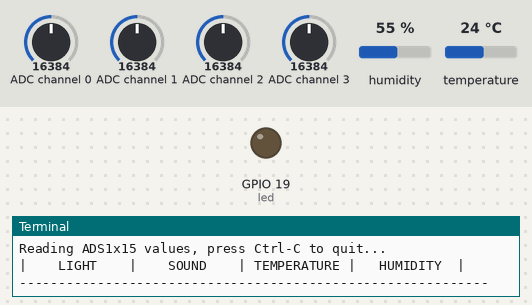
The program below on a simulated Raspberry Pi (BCM pin numbers). Parts: output pins drawn as LEDs (lit = HIGH), the last lines printed to the terminal. The inputs (shaded band) are chosen by the test bench; at power-on: ADC channel 0 = 16384, ADC channel 1 = 16384, ADC channel 2 = 16384, ADC channel 3 = 16384, humidity 55 %, temperature 24 °C (analog values on the 0–32767 scale). Databases and web services accept everything at once and return nothing.

Above: at 0.8 s.
At 16.9 s:
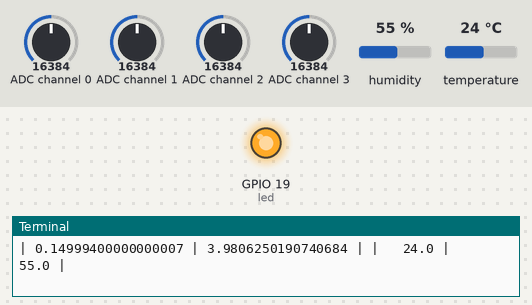
Timing chart, 0 to 20.8 s (numbered marks = the images above):
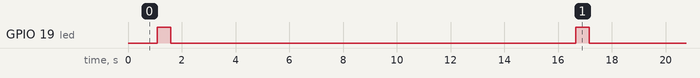

The program:

analog.py
```python
import time
#thingspeak.com api
import thingspeak
#dht heat/humidity sensor
import Adafruit_DHT
# Import the ADS1x15 module.
import Adafruit_ADS1x15
import math
from gpiozero import LED
ch = thingspeak.Channel(id=727460, write_key='HM0PNUXWAKN9MN8U')
led = LED(19)
GAIN = 1

# Cria uma instancia do ads 1115.
adc = Adafruit_ADS1x15.ADS1115()
sensor = Adafruit_DHT.DHT11
pin = 12
humidity, temperature = Adafruit_DHT.read_retry(sensor,pin)

lamps = 0.0
ac = 0.0
consumo = 0.0
custo = 0.0
projetor = 0.0
pc = 0.0
def soundChange(value):
    # lineariza os dados de som para representar a variacao de acordo com o valor base associado
    value = value*40.96/32767
    base = 16.5
    var = abs(value-base)
    return (var)


print('Reading ADS1x15 values, press Ctrl-C to quit...')

# Imprimir os canais em colunas
print('|    LIGHT    |    SOUND    | TEMPERATURE |   HUMIDITY  |'.format(*range(4)))
print('-' * 60)
# Main loop.
while True:
    atividade=0.0
    # Le todos os canais em uma lista
    values = [0]*4
    for i in range(4):
        # Le os valores usando o ganho escolhido
        values[i] = adc.read_adc(i, gain=GAIN, data_rate=860)
    #lineariza os valores de luminosidade
    values[0] = 0.15*math.log(1024.0/values[0], 2)+0.749994
    values[1] = soundChange(values[1])
    humidity, temperature = Adafruit_DHT.read_retry(sensor,pin)
    temp = [0]*2
    temp[0] = temperature
    temp[1] = humidity
    print('| {0:>6} | {1:>6} |'.format(*values),'| {0:>6} | {1:>6} |'.format(*temp))

    if (values[0]>0.2):
       #determina se as lampadas estao acesas para o calculo energetico, lamp 110 w
        lamps+=1
        #usa as lampadas acessas como indicador de atividade
        atividade+=0.2

    if (temp[0]<25  and temp[1]<60):
        # determina se os ac estao ligados para o calc energetico, ac 12000 btu = 1450 w
        ac+=1
        # se o ac esta ligado, considere 90% de chance de o pc estar ligado, consumo +-160w
        pc+=0.9
        # se o acestiver ligado, considere 70% de chance de o projetor estar ligado, 210 W
        projetor+=0.7
        # usa o ac como indicador de atividade
        atividade+=0.2
    #calcula o consumo
    consumo = (24*lamps/240) * 0.110 + (4*ac/240) * 1.450 + projetor * 0.210 + pc*0.160 #kwh
    custo = consumo*0.554

    #estima a atividade pelo ruido
    atividade += values[1]/8.3333
    ch.update({'field1':values[0], 'field2':values[1], 'field3':temp[0], 'field4':temp[1], 'field5':consumo, 'field6':custo, 'field7':atividade});
    led.on()
    time.sleep(0.5)
    led.off()
    time.sleep(14.5)
```

Measured:
- by itself, GPIO 19 (led): alternates HIGH for 0.50 s and LOW for 15.1 s
